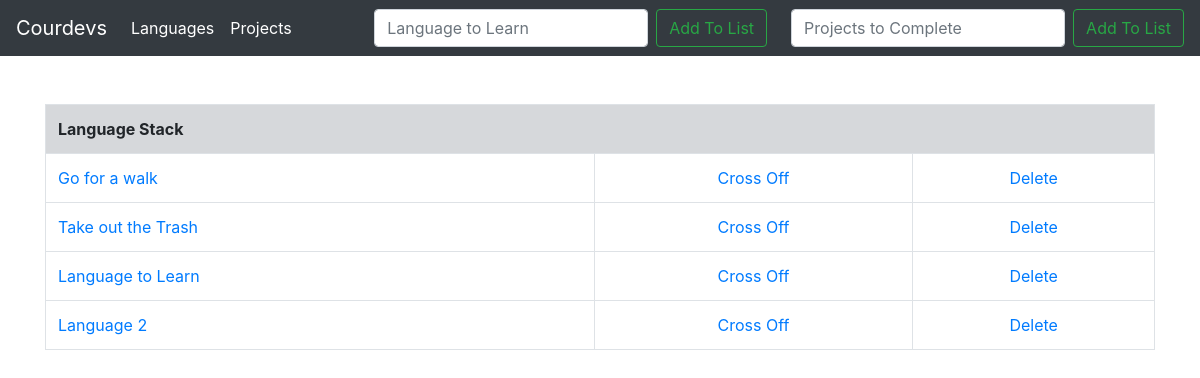
The app's page /, older data.
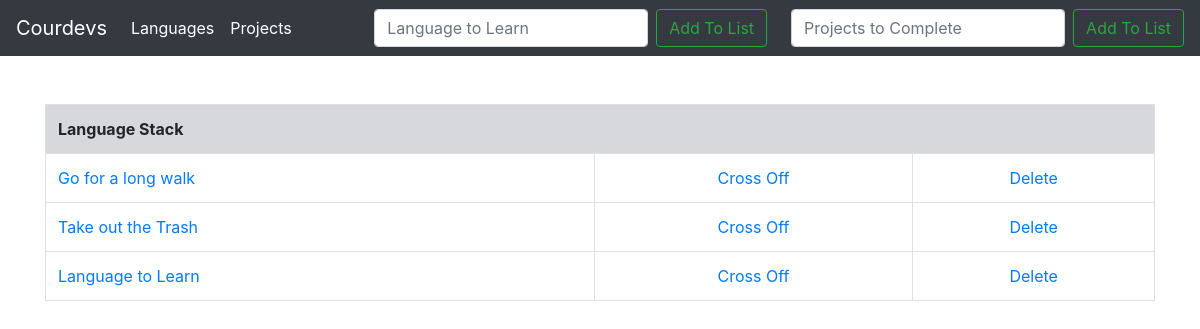
The same page, newer data.
### todoTwo/models.py (models this page shows, shortened)
class List(models.Model):
	item = models.CharField(max_length=200)
	completed = models.BooleanField(default=False)

### todoTwo/views.py (the view)
# urls.py: path('', views.todo, name='todo'),
def todo(request):
	if request.method == 'POST':
		form = ListForm(request.POST or None) #create variable called form call it ListForm and populate it with the request POST or if nothing requested, do nothing
		if form.is_valid(): #if information on form is valid
			form.save()     #save the info
			all_items = List.objects.all
			messages.success(request, ('Item Has Been Added To List'))
			return render(request, 'todo.html', {'all_items': all_items})
	else:
		all_items = List.objects.all
		return render(request, 'todo.html', {'all_items': all_items})

### todoTwo/templates/todo.html (shortened to what this page needs)
{% extends 'base.html' %}
{% block content %}
<div class="container">
<br>
    {% if all_items %}
      <table class="table table-bordered">
        <th class="table table-secondary" colspan="4">Language Stack</th>
          {% for things in all_items %}
              {% if things.completed %}
                  <tr class="table-secondary">
                      <td class="striker"><a href="{% url 'editinfo' things.id %}">{{ things.item }}</a></td>
                      <td><center><a href="{% url 'uncross' things.id %}">Uncross</a></center></td>
                      <td><center><a href="{% url 'delete' things.id %}">Delete</a></center></td>
                  </tr>
              {% else %}
                  <tr>
                      <td><a href="{% url 'editinfo' things.id %}">{{ things.item }}</a></td>
                      <td><center><a href="{% url 'cross_off' things.id %}">Cross Off</a></center></td>
                      <td><center><a href="{% url 'delete' things.id %}">Delete</a></center></td>
                  </tr>
              {% endif %}
          {% endfor %}
      </table>
    </div>
    {% endif %}
{% endblock %}

Row changes from the older to the newer data that the page shows:
removed List: item "Language 2"
changed List: item "Go for a walk" → "Go for a long walk"
